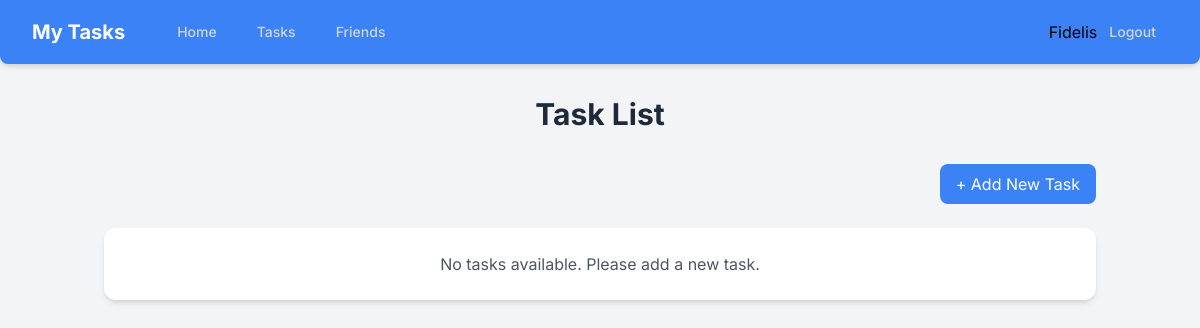
The app's page /tasks/list/ (signed in), older data.
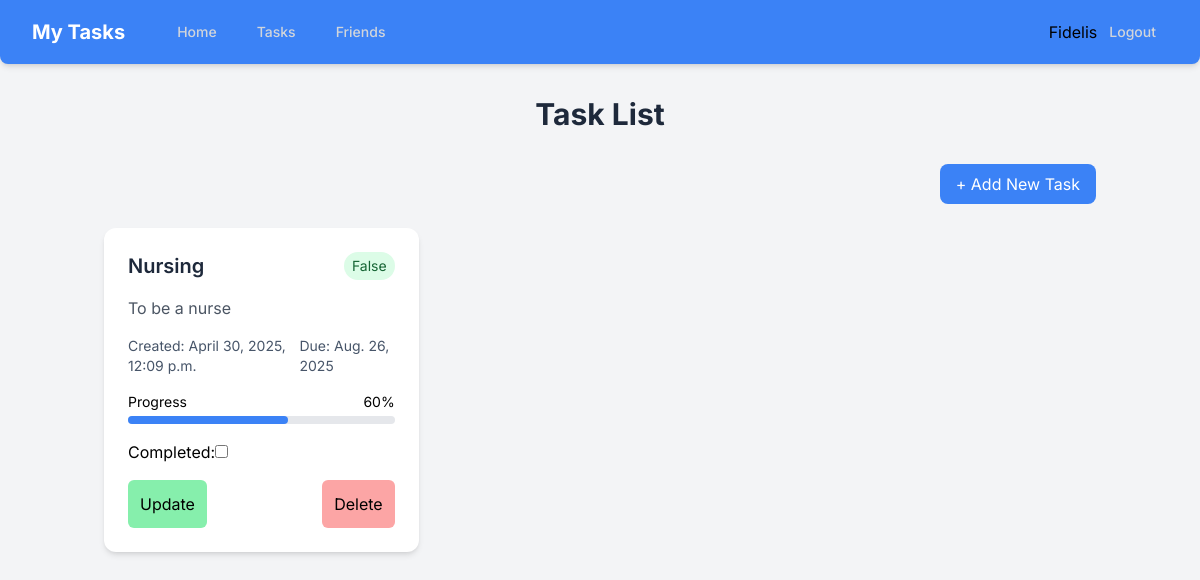
The same page, newer data.
### tasks/models.py (models this page shows, shortened)
class Task(models.Model):
    title = models.CharField(max_length=200)
    description = models.TextField(blank=True, null=True)
    due_date = models.DateField(blank=True, null=True)
    created_at = models.DateTimeField(auto_now_add=True)
    updated_at = models.DateTimeField(auto_now=True)
    completed = models.BooleanField(default=False)
    user = models.ForeignKey(User, on_delete=models.CASCADE, related_name='tasks')

### tasks/views.py (the view)
# urls.py: path('list/', views.task_list, name='task_list'),
@login_required
def task_list(request):
    tasks=Task.objects.filter(user=request.user).order_by('-created_at')
    return render(request, 'tasks/task_list.html', {'tasks': tasks})

### tasks/templates/tasks/task_list.html (shortened to what this page needs)
{% extends 'base.html' %}
{% block content %}
    <div class="container mx-auto px-4 py-8">
        <h1 class="text-3xl font-bold text-slate-800 mb-8 text-center">Task List</h1>
        <div class="text-right mb-6">
            <a href="{% url 'task_create' %}">
            <button  class="bg-blue-500 hover:bg-blue-600 text-white px-4 py-2 rounded-lg">
                + Add New Task
            </button>
        </a>
        </div>
        {% if tasks %}
        <div class="grid grid-cols-1 md:grid-cols-2 lg:grid-cols-3 gap-6">
             {% for task in tasks %}
            <div class="bg-white rounded-xl shadow-md p-6 hover:shadow-lg transition-shadow">
                <div class="flex justify-between items-start mb-4">
                    <h3 class="text-xl font-semibold text-slate-800">{{ task.title }}</h3>
                    <span class="bg-green-100 text-green-800 text-sm px-2 py-1 rounded-full">{{ task.completed }}</span>
                </div>
                <div class="mb-4">
                    <p class="text-gray-600 mb-4">{{ task.description }}</p>
                </div>
                <div class="flex justify-between text-sm text-slate-600 mb-4">
                    <span>Created: {{ task.created_at }}</span>
                    <span>Due: {{ task.due_date }}</span>
                </div>
                <div class="mb-4">
                    <div class="flex justify-between text-sm mb-1">
                        <span>Progress</span>
                        <span>60%</span>
                    </div>
                    <div class="w-full bg-gray-200 rounded-full h-2">
                        <div class="bg-blue-500 rounded-full h-2 w-[60%]"></div>
                    </div>
                    <form action="{% url 'update_complete_task' task_id=task.id %}" method="post" class="mt-4">
                        <p></button>Completed:<input onchange="this.form.submit()" {% if task.completed %} checked {% endif %} type="checkbox"></p>
                    </form>
                </div>
                <div class="flex justify-between">
                <a href="{% url 'update_task' task_id=task.id %}">
                    <button class="bg-green-300 hover:bg-green-700 p-3 rounded-md">Update</button>
                </a>
                <a href="{% url 'delete_task' task_id=task.id %}">
                    <button class="bg-red-300 hover:bg-red-700 p-3 rounded-md">Delete</button>
                </div>
            </div>
           {% endfor %}
        </div>
        {% else %}
        <div class="bg-white rounded-xl shadow-md p-6 text-center">
            <p class="text-gray-600">No tasks available. Please add a new task.</p>
        </div>
        {% endif %}
    </div>
    {% endblock %}

Row changes from the older to the newer data that the page shows:
added Task: title "Nursing", completed "False", description "To be a nurse", created_at "April 30, 2025, 12:09 p.m.", due_date "Aug. 26, 2025"
Text that changed along with them:
text no longer shown: "No tasks available. Please add a new task."
